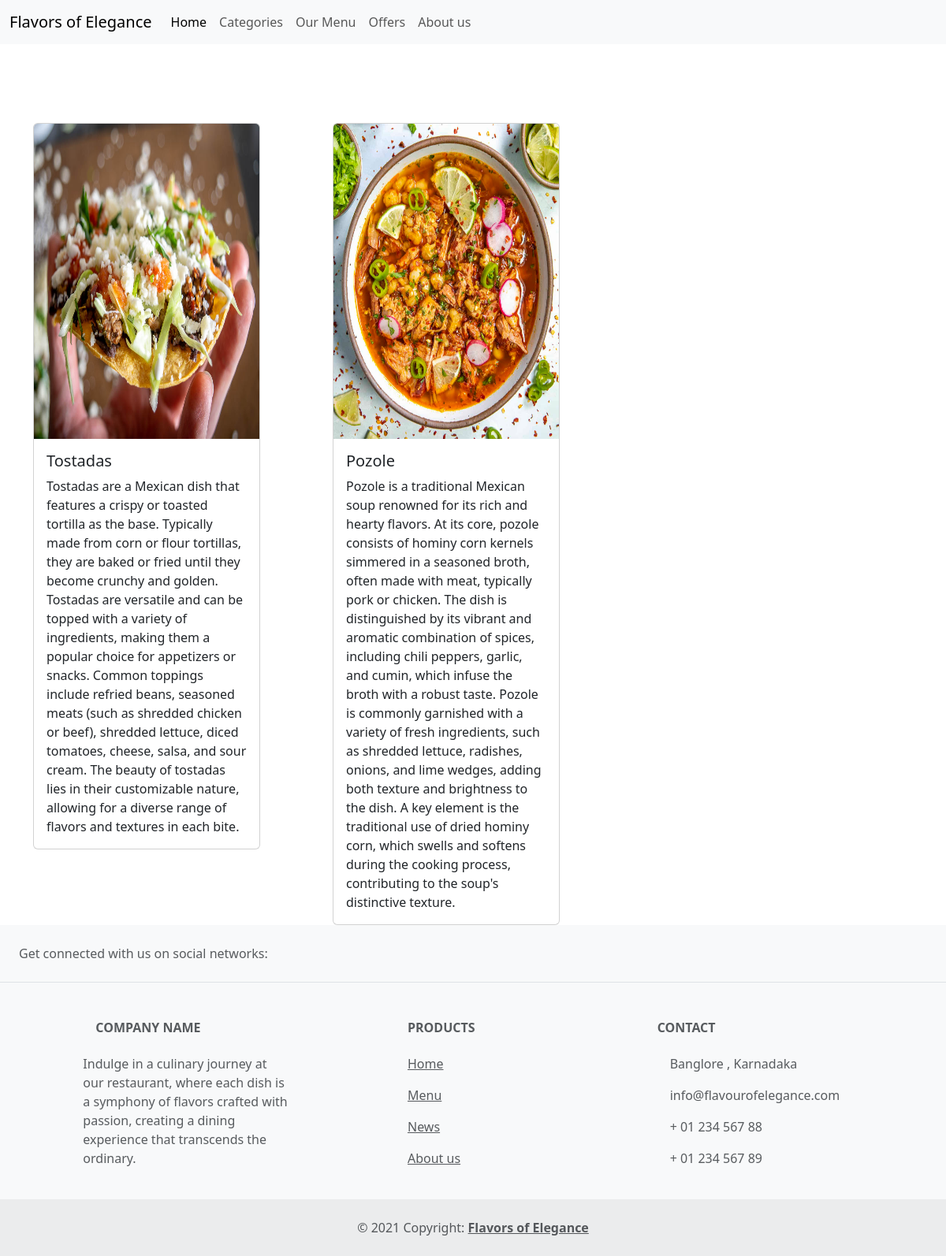
Page /home/catego/Mexican Dishes on the committed database.
### main/models.py (models this page shows, shortened)
class Items(models.Model):
    name = models.CharField(max_length=100,primary_key=True)
    category = models.ForeignKey(cate, on_delete=models.CASCADE)
    description = models.TextField()
    price = models.DecimalField(max_digits=10, decimal_places=2)
    Img = models.ImageField(upload_to='items',null=True)
    is_delivery_available = models.BooleanField(default=True)

### main/views.py (the view)
# urls.py: path('catego/<str:cat_name>',views.showcat,name='catego'),
def showcat(request,cat_name):
    cat = Items.objects.filter(category= cat_name)
    return render(request,'cat.html',{'cat':cat})

### templates/cat.html (shortened to what this page needs)
{% extends "base.html" %}
{% load static %}
{% block content %}
<div class="container">
  <div class="row">
    {% for i in cat %}
      <div class="col-md-4">
        <div class="card" style="width: 18rem;">
          <img class="card-img-top" src="/home/media/{{ i.Img }}" alt="Card image cap">
          <div class="card-body">
            <h5 class="card-title">{{ i.name }}</h5>
            <p class="card-text">{{ i.description }}</p>
          </div>
        </div>
      </div>
    {% endfor %}
  </div>
</div>
{% endblock %}

### templates/base.html (shortened to what this page needs)
{% load static %}
<!DOCTYPE html>
<html lang="en">
<head>
    <link href="https://cdn.jsdelivr.net/npm/bootstrap@5.3.2/dist/css/bootstrap.min.css" rel="stylesheet">
    <link rel="stylesheet" href="{% static "css/style.css" %}">
</head>
{% block head %}
{% include "header.html"%}
{% endblock %}
<body>
    {% block content %}
    {% endblock %}
</body>
{% block foot %}
{% include "footer.html"%}
{% endblock %}
</html>

### templates/header.html (shortened to what this page needs)
<nav class="navbar navbar-expand-lg navbar-light bg-light">
    <div class="container-fluid">
      <a class="navbar-brand" >Flavors of Elegance</a>
      <div class="collapse navbar-collapse" id="navbarNavAltMarkup">
        <div class="navbar-nav">
          <a class="nav-link active" aria-current="page" href="hm">Home</a>
          <a class="nav-link" href="cat">Categories</a>
          <a class="nav-link" href="item">Our Menu</a>
          <a class="nav-link" href="news">Offers</a>
          <a class="nav-link" href="about">About us</a>
        </div>
      </div>
    </div>
  </nav>

### templates/footer.html (shortened to what this page needs)
<footer class="text-center text-lg-start bg-light text-muted">
    <section class="d-flex justify-content-center justify-content-lg-between p-4 border-bottom">
      <div class="me-5 d-none d-lg-block">
        <span>Get connected with us on social networks:</span>
      </div>
      <div>
      </div>
    </section>
    <section class="">
      <div class="container text-center text-md-start mt-5">
        <div class="row mt-3">
          <div class="col-md-3 col-lg-4 col-xl-3 mx-auto mb-4">
            <h6 class="text-uppercase fw-bold mb-4">
              Company name
            </h6>
            <p>
              Indulge in a culinary journey at our restaurant, where each dish is a symphony of flavors crafted with passion, creating a dining experience that transcends the ordinary.
            </p>
          </div>
          <div class="col-md-2 col-lg-2 col-xl-2 mx-auto mb-4">
            <h6 class="text-uppercase fw-bold mb-4">
              Products
            </h6>
            <p>
              <a href="hm" class="text-reset">Home</a>
            </p>
            <p>
              <a href="item" class="text-reset">Menu</a>
            </p>
            <p>
              <a href="news" class="text-reset">News</a>
            </p>
            <p>
              <a href="about" class="text-reset">About us</a>
            </p>
          </div>
          <div class="col-md-4 col-lg-3 col-xl-3 mx-auto mb-md-0 mb-4">
            <h6 class="text-uppercase fw-bold mb-4">Contact</h6>
            <p> Banglore , Karnadaka</p>
            <p>
              info@flavourofelegance.com
            </p>
            <p> + 01 234 567 88</p>
            <p> + 01 234 567 89</p>
          </div>
        </div>
      </div>
    </section>
    <div class="text-center p-4" style="background-color: rgba(0, 0, 0, 0.05);">
      © 2021 Copyright:
      <a class="text-reset fw-bold" href="https://mdbootstrap.com/">Flavors of Elegance</a>
    </div>
  </footer>

### static/css/style.css (style rules this page uses)
.card img { height: 400px; width: 100%; }
.container { margin-top: 100px; }

### rows in the picture
Items: Img (picture), name "Tostadas", description "Tostadas are a Mexican dish that features a crispy or toasted tortilla as the base. Typically made from corn or flour tortillas, they are baked or fried until they become crunchy and golden. Tostadas are versatile and can be topped with a variety of ingredients, making them a popular choice for appetizers or snacks. Common toppings include refried beans, seasoned meats (such as shredded chicken or beef), shredded lettuce, diced tomatoes, cheese, salsa, and sour cream. The beauty of tostadas lies in their customizable nature, allowing for a diverse range of flavors and textures in each bite."
Items: Img (picture), name "Pozole", description "Pozole is a traditional Mexican soup renowned for its rich and hearty flavors. At its core, pozole consists of hominy corn kernels simmered in a seasoned broth, often made with meat, typically pork or chicken. The dish is distinguished by its vibrant and aromatic combination of spices, including chili peppers, garlic, and cumin, which infuse the broth with a robust taste. Pozole is commonly garnished with a variety of fresh ingredients, such as shredded lettuce, radishes, onions, and lime wedges, adding both texture and brightness to the dish. A key element is the traditional use of dried hominy corn, which swells and softens during the cooking process, contributing to the soup's…"
